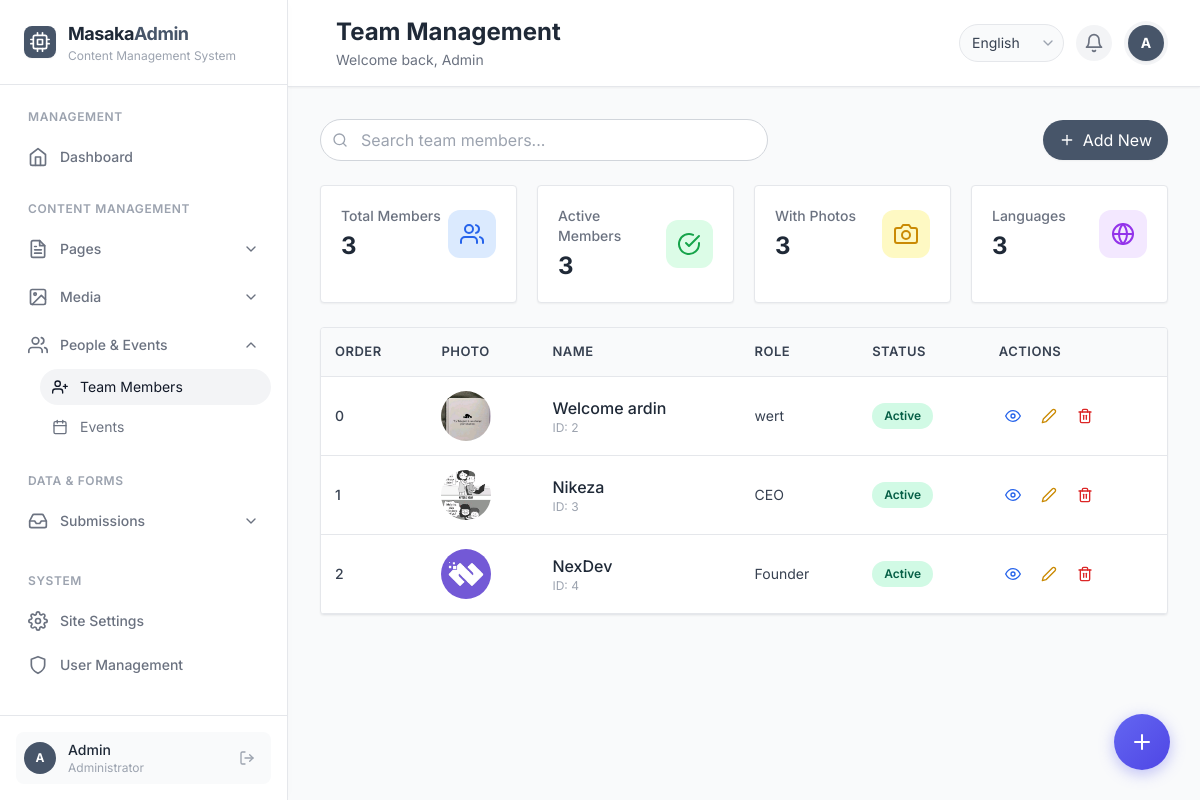
/admin/team.php (signed in), run on the app's committed database.
### tables this page shows
CREATE TABLE `team` (
  `id` int(11) NOT NULL,
  `name` varchar(255) NOT NULL,
  `role` varchar(255) NOT NULL,
  `image_url` varchar(500) DEFAULT NULL,
  `bio` text DEFAULT NULL,
  `sort_order` int(11) DEFAULT 0,
  `status` enum('active','inactive') DEFAULT 'active',
  `created_at` timestamp NOT NULL DEFAULT current_timestamp(),
  `updated_at` timestamp NOT NULL DEFAULT current_timestamp() ON UPDATE current_timestamp()
);

### admin/team.php (the view, shortened to what this page needs)
<?php
require_once __DIR__ . '/../API/config.php';
$languages_query = $conn->query("SELECT id, code, name FROM languages WHERE is_active = 1");
$langs = [];
if ($languages_query) {
    while ($lang = $languages_query->fetch_assoc()) {
        $langs[$lang['id']] = $lang;
    }
}
$team_members = $conn->query("
    SELECT t.*,
           t.role as translated_role,
           t.bio as translated_bio,
           NULL as language_name,
           NULL as trans_lang_id
    FROM team t
    ORDER BY t.sort_order ASC, t.created_at DESC
");
?>
<div class="space-y-6">
    <div class="flex flex-col sm:flex-row justify-between items-start sm:items-center gap-4">
        <div class="relative flex-1 max-w-md">
            <i data-feather="search" class="absolute left-3 top-1/2 transform -translate-y-1/2 w-4 h-4 text-gray-400"></i>
            <input type="text" id="searchInput" placeholder="Search team members..."
                class="w-full pl-10 pr-4 py-2 border border-gray-300 rounded-full focus:ring-2">
        </div>
        <button onclick="openAddModal()" class="bg-primary-600 hover:bg-primary-700 text-white px-4 py-2 rounded-full flex items-center gap-2 transition-all shadow-sm">
            <i data-feather="plus" class="w-4 h-4"></i>
            Add New
        </button>
    </div>
    <div class="grid grid-cols-1 sm:grid-cols-2 lg:grid-cols-4 gap-5">
        <div class="bg-white rounded border border-gray-200 shadow-sm p-5 stat-card">
            <div class="flex items-center justify-between">
                <div>
                    <p class="text-sm font-medium text-gray-500">Total Members</p>
                    <p class="text-2xl font-bold text-gray-800 mt-1"><?php echo $team_members ? $team_members->num_rows : 0; ?></p>
                </div>
                <div class="w-12 h-12 bg-blue-100 rounded-xl flex items-center justify-center">
                    <i data-feather="users" class="w-6 h-6 text-blue-600"></i>
                </div>
            </div>
        </div>
        <div class="bg-white rounded border border-gray-200 shadow-sm p-5 stat-card">
            <div class="flex items-center justify-between">
                <div>
                    <p class="text-sm font-medium text-gray-500">Active Members</p>
                    <p class="text-2xl font-bold text-gray-800 mt-1">
                        <?php
                        $activeQuery = $conn->query("SELECT COUNT(*) as count FROM team WHERE status = 'active'");
                        $activeCount = $activeQuery->fetch_assoc()['count'] ?? 0;
                        echo $activeCount;
                        ?>
                    </p>
                </div>
                <div class="w-12 h-12 bg-green-100 rounded-xl flex items-center justify-center">
                    <i data-feather="check-circle" class="w-6 h-6 text-green-600"></i>
                </div>
            </div>
        </div>
        <div class="bg-white rounded border border-gray-200 shadow-sm p-5 stat-card">
            <div class="flex items-center justify-between">
                <div>
                    <p class="text-sm font-medium text-gray-500">With Photos</p>
                    <p class="text-2xl font-bold text-gray-800 mt-1">
                        <?php
                        $photoQuery = $conn->query("SELECT COUNT(*) as count FROM team WHERE image_url IS NOT NULL AND image_url != ''");
                        $photoCount = $photoQuery->fetch_assoc()['count'] ?? 0;
                        echo $photoCount;
                        ?>
                    </p>
                </div>
                <div class="w-12 h-12 bg-yellow-100 rounded-xl flex items-center justify-center">
                    <i data-feather="camera" class="w-6 h-6 text-yellow-600"></i>
                </div>
            </div>
        </div>
        <div class="bg-white rounded border border-gray-200 shadow-sm p-5 stat-card">
            <div class="flex items-center justify-between">
                <div>
                    <p class="text-sm font-medium text-gray-500">Languages</p>
                    <p class="text-2xl font-bold text-gray-800 mt-1"><?php echo count($langs); ?></p>
                </div>
                <div class="w-12 h-12 bg-purple-100 rounded-xl flex items-center justify-center">
                    <i data-feather="globe" class="w-6 h-6 text-purple-600"></i>
                </div>
            </div>
        </div>
    </div>
    <div class="bg-white rounded border border-gray-200 shadow-sm overflow-hidden">
        <div class="table-container">
            <table class="data-table">
                <thead>
                    <tr>
                        <th>Order</th>
                        <th>Photo</th>
                        <th>Name</th>
                        <th>Role</th>
                        <th>Status</th>
                        <th>Actions</th>
                    </tr>
                </thead>
                <tbody id="tableBody">
                    <?php if ($team_members && $team_members->num_rows > 0): ?>
                        <?php while ($member = $team_members->fetch_assoc()): ?>
                            <tr data-name="<?php echo strtolower(htmlspecialchars($member['name'])); ?>"
                                data-role="<?php echo strtolower(htmlspecialchars($member['translated_role'] ?? $member['role'])); ?>">
                                <td class="text-sm font-medium text-gray-700"><?php echo $member['sort_order']; ?></td>
                                <td>
                                    <?php if (!empty($member['image_url'])): ?>
                                        <img src="../<?php echo htmlspecialchars($member['image_url']); ?>" alt="Avatar" class="team-avatar" onerror="this.style.display='none'; this.nextElementSibling.style.display='flex';">
                                    <?php else: ?>
                                        <div class="w-12 h-12 bg-gray-200 rounded-full flex items-center justify-center">
                                            <i data-feather="user" class="w-6 h-6 text-gray-400"></i>
                                        </div>
                                    <?php endif; ?>
                                </td>
                                <td>
                                    <div class="font-medium text-gray-800"><?php echo htmlspecialchars($member['name']); ?></div>
                                    <div class="text-xs text-gray-400">ID: <?php echo $member['id']; ?></div>
                                </td>
                                <td>
                                    <div class="text-sm text-gray-700"><?php echo htmlspecialchars(substr($member['translated_role'] ?? $member['role'], 0, 30)); ?></div>
                                </td>
                                <td>
                                    <span class="status-badge <?php echo $member['status'] == 'active' ? 'status-active' : 'status-inactive'; ?>">
                                        <?php echo ucfirst($member['status']); ?>
                                    </span>
                                </td>
                                <td>
                                    <div class="flex items-center gap-2">
                                        <button onclick="viewMember(<?php echo $member['id']; ?>)" class="btn-action text-blue-600 hover:bg-blue-50 p-2" title="View">
                                            <i data-feather="eye" class="w-4 h-4"></i>
                                        </button>
                                        <button onclick="editMember(<?php echo $member['id']; ?>)" class="btn-action text-yellow-600 hover:bg-yellow-50 p-2" title="Edit">
                                            <i data-feather="edit-2" class="w-4 h-4"></i>
                                        </button>
                                        <button onclick="confirmDelete(<?php echo $member['id']; ?>, '<?php echo htmlspecialchars($member['name']); ?>')" class="btn-action text-red-600 hover:bg-red-50 p-2" title="Delete">
                                            <i data-feather="trash-2" class="w-4 h-4"></i>
                                        </button>
                                    </div>
                                </td>
                            </tr>
                        <?php endwhile; ?>
                    <?php endif; ?>
                </tbody>
            </table>
        </div>
    </div>
</div>
<div class="floating-btn" onclick="openAddModal()">
    <i data-feather="plus" class="w-6 h-6"></i>
</div>
<?php
require_once __DIR__ . '/layout.php';
?>

### admin/team.php (style rules this page uses)
.status-badge { display: inline-block; padding: 4px 12px; border-radius: 9999px; font-size: 12px; font-weight: 600; }
.status-active { background-color: #d1fae5; color: #065f46; }
.btn-action { padding: 6px; border-radius: 8px; transition: all 0.2s; cursor: pointer; }
.floating-btn { position: fixed; bottom: 30px; right: 30px; width: 56px; height: 56px; border-radius: 50%; background: linear-gradient(135deg, #6366f1, #4f46e5); color: white; display: flex; align-items: center; justify-content: center; cursor: pointer; box-shadow: 0 4px 15px rgba(99, 102, 241, 0.4); transition: all 0.3s; z-index: 100; }
.table-container { overflow-x: auto; }
.data-table { width: 100%; border-collapse: collapse; }
.data-table th, .data-table td { padding: 14px; text-align: left; border-bottom: 1px solid #e5e7eb; }
.data-table th { background-color: #f9fafb; font-weight: 600; color: #374151; font-size: 13px; text-transform: uppercase; letter-spacing: 0.5px; }
.stat-card { transition: all 0.3s; }
.team-avatar { width: 50px; height: 50px; border-radius: 50%; object-fit: cover; }

### data on the page
team: sort_order "0", image_url (picture), name "Welcome ardin", id "2", role "wert", status "Active"
team: sort_order "1", image_url (picture), name "Nikeza", id "3", role "CEO", status "Active"
team: sort_order "2", image_url (picture), name "NexDev", id "4", role "Founder", status "Active"

### other printed values
substr(htmlspecialchars($_SESSION['user_name']), 0, 1) "A"
$_SESSION['user_name'] "Admin"
$pageTitle "Team Management"
$team_members->num_rows "3"
$activeCount "3"
$photoCount "3"
count($langs) "3"
form field value "English"
